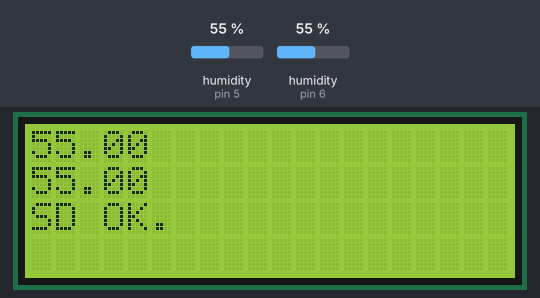
Recording of a sketch running on a simulated Arduino Uno, built with avr-gcc and run on an emulated ATmega328P. On the bench: 20×4 character LCD. The test bench sets the inputs (shaded band); at power-on: humidity (sensors on pin 5, pin 6) 55 %. Storage starts empty; what the sketch prints to the serial monitor is not drawn.

Above: at 0.2 s.
At 4.3 s:
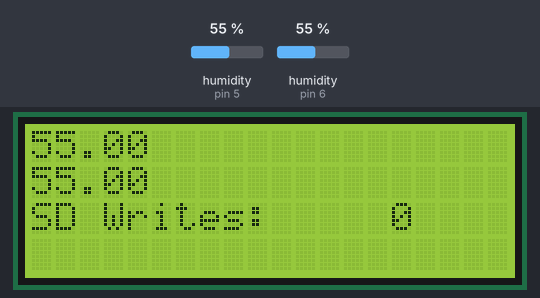
4.4 s: humidity (sensor on pin 5) set to 22 %
At 13.9 s:
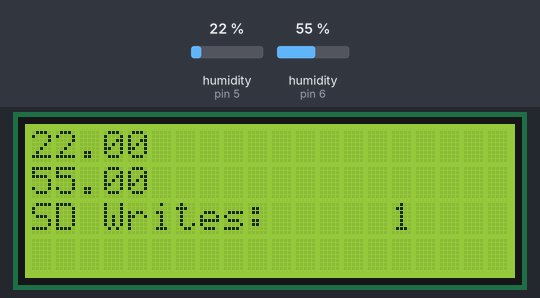
Timing chart, 0 to 15.4 s (numbered marks = the images above; inputs shaded):
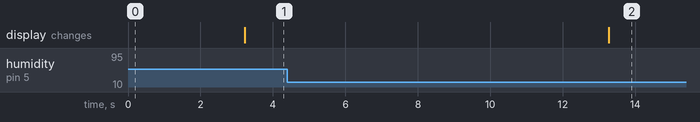

The sketch:

humidity_tester_logger.ino
```cpp
#include <Adafruit_Sensor.h>
#include <DHT.h>
#include <DHT_U.h>
#define DHTPIN            5         // Pin which is connected to the DHT sensor.
#define DHTTYPE           DHT11     // DHT 11

#include <Wire.h>
#include <LiquidCrystal_I2C.h>

#include <stdio.h>
#include <string.h>
#include <SPI.h>
#include <SD.h>

#define chipSelect 2

Sd2Card card;
SdVolume volume;
SdFile root;

DHT_Unified dht1(5, DHTTYPE);
DHT_Unified dht2(6, DHTTYPE);
// seconds to delay after readings
#define READING_DELAY 10

LiquidCrystal_I2C lcd(0x27, 2, 1, 0, 4, 5, 6, 7, 3, POSITIVE);  // Set the LCD I2C address
sensors_event_t event;
sensor_t sensor;
uint16_t lcdWrites;
File dataFile;

void setup() {
  // put your setup code here, to run once:
  Serial.begin(115200);

  dht1.begin();
  dht2.begin();
  lcd.begin(20,4);
  Serial.print("\nInitializing SD card...");

  if (!SD.begin(chipSelect)) {
    Serial.println(F("Card failed, or not present"));
  }

  dataFile = SD.open(F("DATALOG.TXT"), FILE_WRITE);
  if (dataFile) {
    dataFile.print(F("Beginning write. Delay between readings: "));
    dataFile.print(READING_DELAY);
    dataFile.println(F(" seconds"));
    dataFile.close();
  } else {
    Serial.println(F("error opening DATALOG.TXT"));
    return;
  }

  lcd.setCursor(0,2);
  lcd.print(F("SD OK."));

  dht1.temperature().getSensor(&sensor);
  Serial.println(F("------------------------------------"));
  Serial.println(F("Humidity"));
  Serial.print  (F("Sensor:       ")); Serial.println(sensor.name);
  Serial.print  (F("Driver Ver:   ")); Serial.println(sensor.version);
  Serial.print  (F("Unique ID:    ")); Serial.println(sensor.sensor_id);
  Serial.print  (F("Max Value:    ")); Serial.print(sensor.max_value); Serial.println("%");
  Serial.print  (F("Min Value:    ")); Serial.print(sensor.min_value); Serial.println("%");
  Serial.print  (F("Resolution:   ")); Serial.print(sensor.resolution); Serial.println("%");
  Serial.println(F("------------------------------------"));
  // Print humidity sensor details.
  dht1.humidity().getSensor(&sensor);
  Serial.println(F("------------------------------------"));
  Serial.println(F("Humidity"));
  Serial.print  (F("Sensor:       ")); Serial.println(sensor.name);
  Serial.print  (F("Driver Ver:   ")); Serial.println(sensor.version);
  Serial.print  (F("Unique ID:    ")); Serial.println(sensor.sensor_id);
  Serial.print  (F("Max Value:    ")); Serial.print(sensor.max_value); Serial.println("%");
  Serial.print  (F("Min Value:    ")); Serial.print(sensor.min_value); Serial.println("%");
  Serial.print  (F("Resolution:   ")); Serial.print(sensor.resolution); Serial.println("%");
  Serial.println(F("------------------------------------"));
  dht1.humidity().getEvent(&event);
  lcd.setCursor(0,0); //Start at character 4 on line 0
  lcd.print(event.relative_humidity);

  dht2.temperature().getSensor(&sensor);
  Serial.println(F("------------------------------------"));
  Serial.println(F("Humidity"));
  Serial.print  (F("Sensor:       ")); Serial.println(sensor.name);
  Serial.print  (F("Driver Ver:   ")); Serial.println(sensor.version);
  Serial.print  (F("Unique ID:    ")); Serial.println(sensor.sensor_id);
  Serial.print  (F("Max Value:    ")); Serial.print(sensor.max_value); Serial.println("%");
  Serial.print  (F("Min Value:    ")); Serial.print(sensor.min_value); Serial.println("%");
  Serial.print  (F("Resolution:   ")); Serial.print(sensor.resolution); Serial.println("%");
  Serial.println(F("------------------------------------"));
//   Print humidity sensor details.
  dht2.humidity().getSensor(&sensor);
  Serial.println(F("------------------------------------"));
  Serial.println(F("Humidity"));
  Serial.print  (F("Sensor:       ")); Serial.println(sensor.name);
  Serial.print  (F("Driver Ver:   ")); Serial.println(sensor.version);
  Serial.print  (F("Unique ID:    ")); Serial.println(sensor.sensor_id);
  Serial.print  (F("Max Value:    ")); Serial.print(sensor.max_value); Serial.println("%");
  Serial.print  (F("Min Value:    ")); Serial.print(sensor.min_value); Serial.println("%");
  Serial.print  (F("Resolution:   ")); Serial.print(sensor.resolution); Serial.println("%");
  Serial.println(F("------------------------------------"));
  dht2.humidity().getEvent(&event);
  lcd.setCursor(0,1);
  lcd.print(event.relative_humidity);
  delay(3000);
}

void loop() {
  // put your main code here, to run repeatedly:
  lcd.clear();
  dht1.humidity().getEvent(&event);
  lcd.setCursor(0,0); //Start at character 4 on line 0
  lcd.print(event.relative_humidity);
  Serial.print(event.relative_humidity);
  Serial.print(F(", "));
  dataFile = SD.open(F("DATALOG.TXT"), FILE_WRITE);
  dataFile.print(event.relative_humidity);
  dataFile.print(F(", "));
  dht2.humidity().getEvent(&event);
  lcd.setCursor(0,1);
  lcd.print(event.relative_humidity);
  Serial.println(event.relative_humidity);
  dataFile.println(event.relative_humidity);
  lcd.setCursor(0,2);
  lcd.print(F("SD Writes: "));
  lcd.setCursor(20-5,2);
  lcd.print(lcdWrites++);
  dataFile.close();
  delay(READING_DELAY * 1000);
}
```

Measured:
- after the input at 4.4 s, the display: changes after 8.9 s (image 2)
